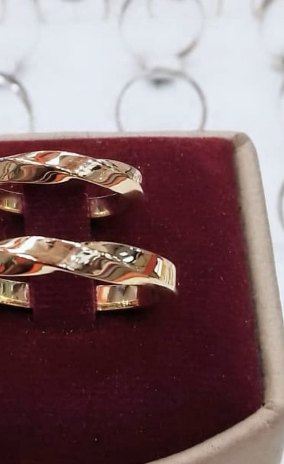
#> input picture assets/img/aro-oro-trenzado-par-01.jpg, 284 x 464 px
$ python -i piedra.py   (imports and definitions only)
#> lines starting #> are read from the running program, lines starting #| are printed output that depends on the picture; after the words box and inside, x2 and y2 are one past the last pixel; in counts of white or black regions, pixels touching at a corner belong together
#> further down, picture is the input picture: PIL image 284x464 RGB; mean R, G, B 130.3, 105.2, 107.9
"""
Detección del color de la piedra.

En el recorte ya centrado, la piedra es la zona más saturada que queda: el
metal es gris o amarillo pálido, el expositor no tiene color. Se toma el
cuartil más saturado de los píxeles centrales, se saca su tono medio en
círculo (los tonos son ángulos: promediar 350° y 10° da 0°, no 180°) y se
traduce al id de piedra que usa el Espectro.
"""
import numpy as np
from PIL import Image

# Tono central de cada piedra, en grados. Ajustados a lo que sale en estas
# fotos, no a la teoría del círculo cromático.
TONOS = {"rojo":   2, "fucsia": 330, "rosa": 345, "morado": 280,
         "azul":   225, "celeste": 200, "verde": 140, "amarillo": 48}

def color_piedra(im, top=6.0):
    """
    La piedra está en el centro del recorte por construcción: recorte_web ya
    centró la pieza, y la piedra es el centro de la pieza. El listón tostado
    del expositor, que es lo que envenenaba la medición, vive en los bordes.

    Así que el peso de cada píxel es saturación x cercanía al centro. Con eso
    el tostado deja de ganar la moda sin necesidad de excluir ningún tono a
    mano — que sería peligroso, porque hay piedras citrino que son
    exactamente del mismo amarillo que ese listón.
    """
#> called with top = 6
    N = 200
    a = np.asarray(im.convert("RGB").resize((N,N)), dtype=np.float32)/255.0
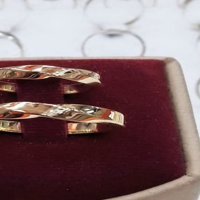
#> a: shape (200, 200, 3) float32; mean R, G, B 0.511, 0.412, 0.423
    yy, xx = np.mgrid[0:N, 0:N]
    rad = np.hypot(xx/N-0.5, yy/N-0.5)
    cerca = np.exp(-(rad/0.20)**2)          # el centro pesa; el borde no

    mx, mn = a.max(2), a.min(2)
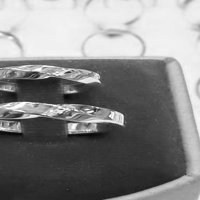
#> mx: shape (200, 200) float32; min 0.0314, max 1, mean 0.523
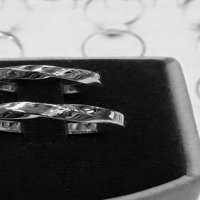
#> mn: shape (200, 200) float32; min 0, max 0.992, mean 0.396
    sat = np.where(mx>0.05, (mx-mn)/np.maximum(mx,1e-6), 0)
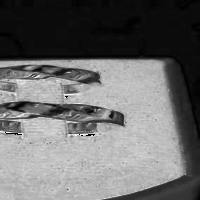
#> sat: shape (200, 200) float32; min 0, max 1, mean 0.425
    val = np.where((mx>0.20) & (mx<0.99), 1.0, 0.0)
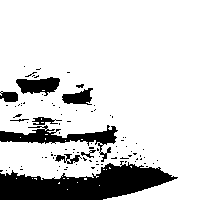
#> val: shape (200, 200) float64; values 0 (black) and 1 (white), 82.7% white; 93 black regions (83 under 20 px), largest, box (x1, y1, x2, y2) and area: (0, 161, 178, 200) 4093, (0, 125, 118, 162) 1253, (16, 77, 60, 96) 538
    peso_px = (sat * cerca * val).ravel()
    col = a.reshape(-1,3)

    corte = np.percentile(peso_px, 100-top)
#> corte = 0.321
    ok = peso_px >= max(corte, 1e-4)
    if ok.sum() < 40: return "blanco", 0.0
    sel, w = col[ok], peso_px[ok]
#> sel = 2400 rows, first 8: [0.337, 0.0745, 0.125], [0.337, 0.0745, 0.125], [0.365, 0.098, 0.149], [0.365, 0.0902, 0.145], [0.361, 0.0863, 0.137], [0.365, 0.0902, 0.145], [0.376, 0.102, 0.157], [0.38, 0.102, 0.157]; w = 2400 values, max 0.804 at index 1656, min 0.321 at index 1354, mean 0.497
    if np.percentile(sat.ravel()[ok], 60) < 0.28:
        return "blanco", 0.0                # centro sin color: piedra incolora o sello

    r,g,bl = sel[:,0], sel[:,1], sel[:,2]
#> r = 2400 values, max 0.824 at index 2121, min 0.204 at index 594, mean 0.311; g = 2400 values, max 0.631 at index 2165, min 0.0392 at index 418, mean 0.11; bl = 2400 values, max 0.486 at index 2165, min 0.0235 at index 2211, mean 0.127
    mxv, mnv = sel.max(1), sel.min(1); dif = np.maximum(mxv-mnv, 1e-6)
#> after `mxv, mnv = (sel.max(1), sel.min(1))`: mxv has the same summary as r; mnv = 2400 values, max 0.486 at index 2165, min 0.0235 at index 2211, mean 0.0972
#> after `dif = np.maximum(mxv - mnv, 1e-06)`: dif = 2400 values, max 0.478 at index 2121, min 0.0745 at index 1809, mean 0.214
    h = np.where(mxv==r, ((g-bl)/dif)%6, np.where(mxv==g, (bl-r)/dif+2, (r-g)/dif+4))*60
#> h = 2400 values, max 358.9 at index 268, min 0 at index 608, mean 285.5

    bins = 36
    idx = (h/(360/bins)).astype(int) % bins
#> idx = 2400 values, max 35 at index 45, min 0 at index 240, mean 27.91
    hist = np.bincount(idx, weights=w, minlength=bins)
#> hist = 36 values, max 715.5 at index 34, min 0 at index 4, mean 33.15
    hist = np.convolve(np.r_[hist[-2:], hist, hist[:2]], np.ones(5)/5, "valid")
#> hist = 36 values, max 235.8 at index 0, min 0 at index 6, mean 33.15
    pico = int(np.argmax(hist)); centro_pico = (pico+0.5)*(360/bins)
#> after `pico = int(np.argmax(hist))`: pico = 0
#> after `centro_pico = (pico + 0.5) * (360 / bins)`: centro_pico = 5

    def dist(a_, b_): d=abs(a_-b_)%360; return min(d, 360-d)
#> called with a_ = 348.4, b_ = 5
#> after `d = abs(a_ - b_) % 360`: d = 343.4
    cerca_pico = np.array([dist(x, centro_pico) <= 32 for x in h])
    if cerca_pico.sum() < 15: return "blanco", round(float(centro_pico),1)
    ang = np.radians(h[cerca_pico]); ww = w[cerca_pico]
#> after `ang = np.radians(h[cerca_pico])`: ang = 2399 values, max 6.26 at index 268, min 0 at index 608, mean 4.99
#> after `ww = w[cerca_pico]`: ww = 2399 values, max 0.804 at index 1656, min 0.321 at index 1354, mean 0.497
    tono = np.degrees(np.arctan2((np.sin(ang)*ww).sum(), (np.cos(ang)*ww).sum())) % 360
#> tono = 353.7
    fuerza = float(ww.sum()/max(w.sum(),1e-6))
#> fuerza = 1
    piedra = min(TONOS, key=lambda k: dist(tono, TONOS[k]))
#> piedra = 'rojo'
    if fuerza < 0.30: return "blanco", round(float(tono),1)
    return piedra, round(float(tono),1)

>>> from PIL import Image
>>> picture = Image.open('../assets/img/aro-oro-trenzado-par-01.jpg')
>>> result = color_piedra(picture)
#> result = ('rojo', 353.7)
